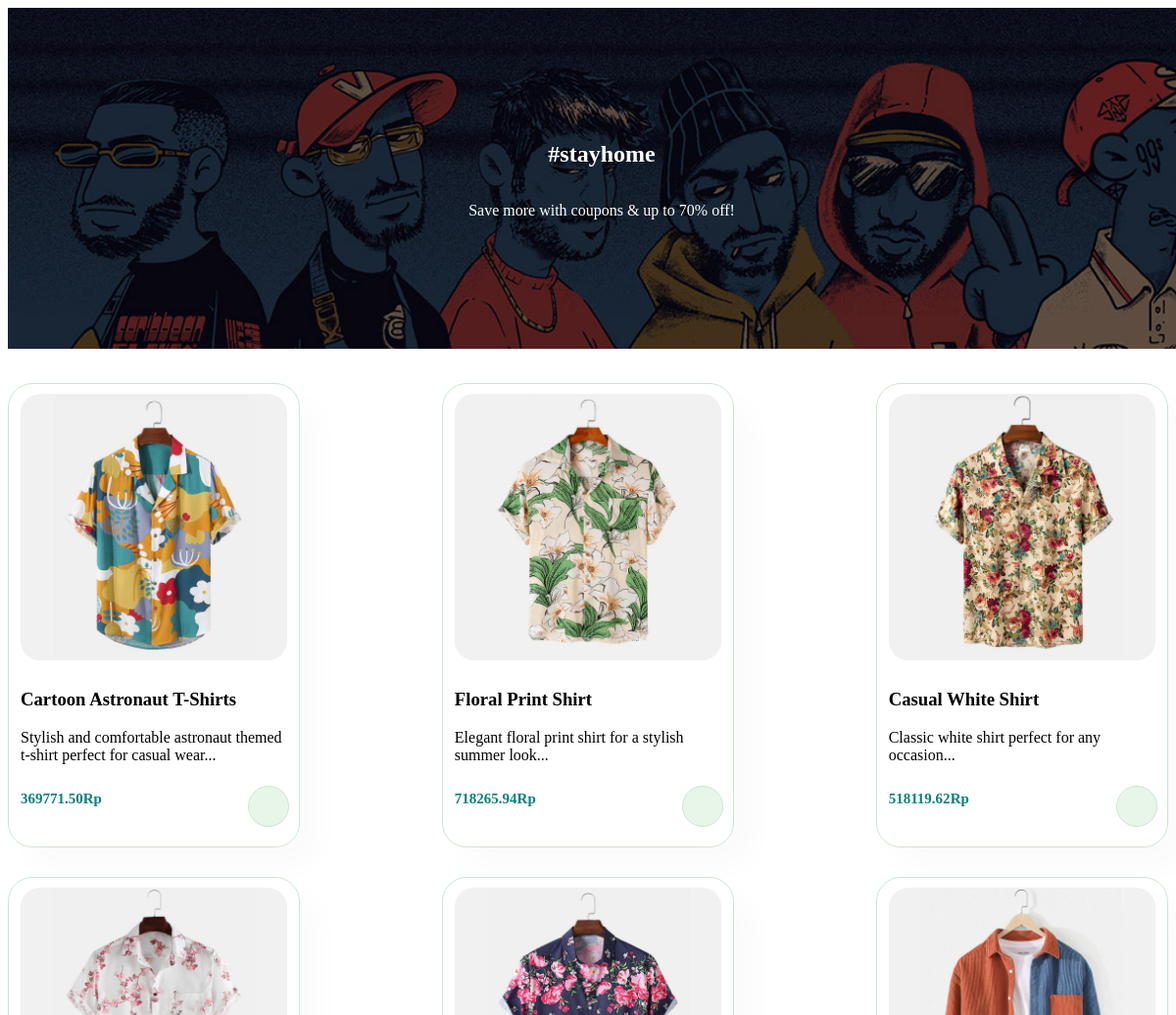
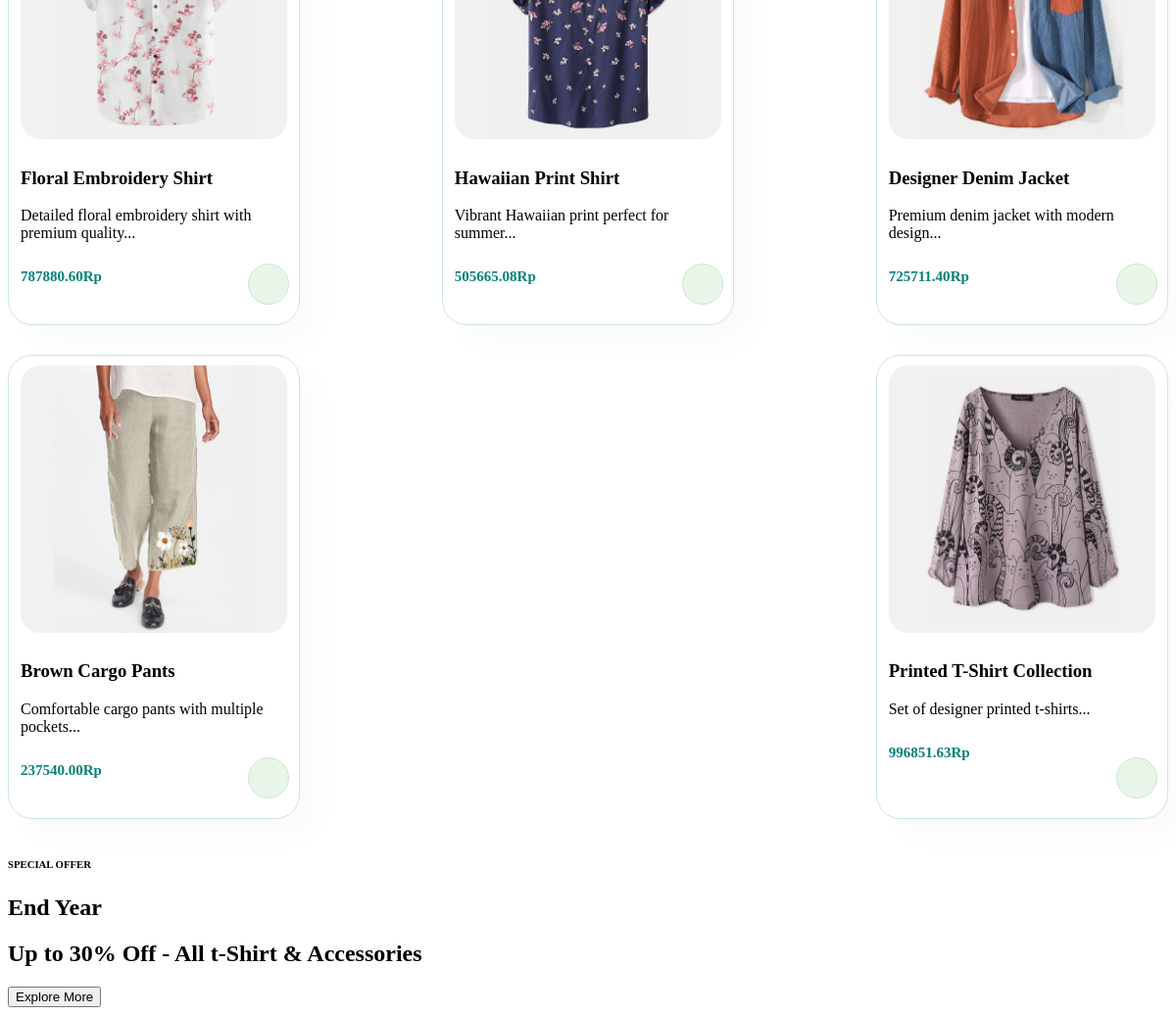
The page /src/view/shop.php on the database its author committed (2 pictures, top to bottom).
### tables this page shows
CREATE TABLE `products` (
  `product_id` int(11) NOT NULL AUTO_INCREMENT,
  `name` varchar(100) NOT NULL,
  `description` text DEFAULT NULL,
  `price` decimal(10,2) NOT NULL,
  `stock_quantity` int(11) NOT NULL,
  `image_url` varchar(255) DEFAULT NULL,
  `rate` int(5) DEFAULT NULL,
  PRIMARY KEY (`product_id`)
);

### src/controllers/shopCont.php (called while the page is built, shortened)
<?php
function getProducts(){
    $query='SELECT
                product_id,
                name,
                description,
                image_url,
                price,
                rate
            FROM
                products';
    $conn = getDbConn();
    $stmt = $conn->prepare($query);
    $stmt->execute();
    $result = $stmt->get_result();
    return $result->fetch_all(MYSQLI_ASSOC);
}

### src/view/shop.php (the view, shortened to what this page needs)
<?php
require_once __DIR__ . "/../controllers/shopCont.php";
$products = getProducts();
?>
<link rel="stylesheet" href="/assets/css/shop.css">
<body>
    <section id="page-header">
        <h2>#stayhome</h2>
        <p>Save more with coupons & up to 70% off!</p>
    </section>
    <section id="product1" class="section-p1">
        <div class="prod-container">
        <?php foreach ($products as $product): ?>
                <div class="prod">
                    <img src="<?= htmlspecialchars($product['image_url']) ?>" alt="<?= htmlspecialchars($product['name']) ?>">
                    <div class="des">
                        <h3 class="product-name"><?= htmlspecialchars($product['name']) ?></h3>
                        <p class="product-description"><?= htmlspecialchars(substr($product['description'], 0, 100)) ?>...</p>
                        <h4 class="price"><?= htmlspecialchars($product['price']) ?>Rp</h4>
                    </div>
                    <a href="#" class="product-link cart" data-product-id="<?= htmlspecialchars($product['product_id'])?>"><i class="bi bi-cart3"></i></a>
                </div>
            <?php endforeach; ?>
        </div>
    </section>
    <section id="dicount-offer" class="section-m1">
        <h6>SPECIAL OFFER</h6>
        <h1>End Year</h1>
        <h2>
            Up to <span class="dis-precentage">30% Off</span> - All t-Shirt
            & Accessories
        </h2>
        <button>Explore More</button>
    </section>
</body>

### assets/css/shop.css (style rules this page uses)
#page-header { background-image: url("/assets/img/banner/b1.jpg"); width: 100%; height: 40vh; background-size: cover; display: flex; justify-content: center; text-align: center; flex-direction: column; padding: 14px; }
#page-header h2, #page-header p { color: #fff; }
#product1 { text-align: center; }
#product1 .prod-container { display: flex; justify-content: space-between; padding-top: 20px; flex-wrap: wrap; }
#product1 .prod { width: 23%; min-width: 250px; padding: 10px 12px; border: 1px solid #cce7d0; border-radius: 25px; cursor: pointer; box-shadow: 20px 20px 30px rgba(0, 0, 0, 0.02); margin: 15px 0; transition: 0.2s ease; position: relative; }
#product1 .prod img { width: 100%; border-radius: 20px; }
#product1 .prod .des { text-align: start; padding: 10px 0; }
#product1 .prod .des h4 { padding-top: 7px; font-size: 15px; font-weight: 700; color: #088178; }
#product1 .prod .cart { position: absolute; bottom: 20px; right: 10px; width: 40px; height: 40px; line-height: 40px; border-radius: 50px; background-color: #e8f6ea; font-weight: 500; color: #088178; border: 1px solid #cce7d0; text-align: center; }
#product1 .prod a { text-decoration: none; }
#product1 .prod .cart { width: 40px; height: 40px; line-height: 40px; border-radius: 50px; background-color: #e8f6ea; font-weight: 500; color: #088178; border: 1px solid #cce7d0; position: absolute; bottom: 20px; right: 10px; }

### rows shown on the page
products: image_url (picture), name "Cartoon Astronaut T-Shirts", description "Stylish and comfortable astronaut themed t-shirt perfect for casual wear", price "369771.50"
products: image_url (picture), name "Floral Print Shirt", description "Elegant floral print shirt for a stylish summer look", price "718265.94"
products: image_url (picture), name "Casual White Shirt", description "Classic white shirt perfect for any occasion", price "518119.62"
products: image_url (picture), name "Floral Embroidery Shirt", description "Detailed floral embroidery shirt with premium quality", price "787880.60"
products: image_url (picture), name "Hawaiian Print Shirt", description "Vibrant Hawaiian print perfect for summer", price "505665.08"
products: image_url (picture), name "Designer Denim Jacket", description "Premium denim jacket with modern design", price "725711.40"
products: image_url (picture), name "Brown Cargo Pants", description "Comfortable cargo pants with multiple pockets", price "237540.00"
products: image_url (picture), name "Printed T-Shirt Collection", description "Set of designer printed t-shirts", price "996851.63"
